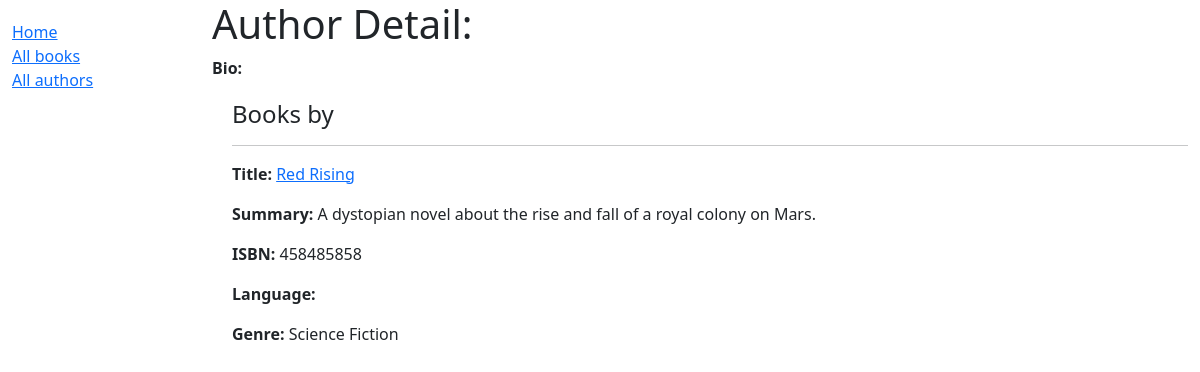
/catalog/author/4/, run on the app's committed database.
### catalog/models.py (models this page shows, shortened)
class Book(models.Model):
    title = models.CharField(max_length=200)
    author = models.ForeignKey('Author', on_delete=models.RESTRICT, null=True)
    summary = models.TextField(
        max_length=1000, help_text="Enter a brief description of the book")
    isbn = models.CharField('ISBN', max_length=13,
                            unique=True,
                            help_text='13 Character <a href="https://www.isbn-international.org/content/what-isbn'
                                      '">ISBN number</a>')
    genre = models.ManyToManyField(
        Genre, help_text="Select a genre for this book")
    def get_absolute_url(self):
        return reverse('book-detail', args=[str(self.id)])

class Genre(models.Model):
    name = models.CharField(
        max_length=200,
        unique=True,
        help_text="Enter a book genre (e.g. Science Fiction, French Poetry etc.)"
    )
    def __str__(self):
        return self.name
    class Meta:
        constraints = [
            UniqueConstraint(
                Lower('name'),
                name='genre_name_case_insensitive_unique',
                violation_error_message = "Genre already exists (case insensitive match)"
            ),
        ]

### catalog/views.py (the view)
# urls.py: path('author/<int:pk>/', views.AuthorDetailView.as_view(), name='author-detail'),
class AuthorDetailView(generic.DetailView):
    model = Author
    template_name = 'author_detail.html'

### catalog/templates/author_detail.html
{% extends "base_generic.html" %}
{% block content %}
  <h1>Author Detail: {{ author.name }}</h1>
  <p><strong>Bio:</strong> {{ author.bio }}</p>
  <div style="margin-left:20px;margin-top:20px">
    <h4>Books by {{ author.name }}</h4>
    {% for book in author.book_set.all %}
      <hr />
      <p><strong>Title:</strong> <a href="{{ book.get_absolute_url }}">{{ book.title }}</a></p>
      <p><strong>Summary:</strong> {{ book.summary }}</p>
      <p><strong>ISBN:</strong> {{ book.isbn }}</p>
      <p><strong>Language:</strong> {{ book.language }}</p>
      <p><strong>Genre:</strong> {{ book.genre.all|join:", " }}</p>
    {% endfor %}
  </div>
{% endblock %}

### data on the page
Book: title "Red Rising", summary "A dystopian novel about the rise and fall of a royal colony on Mars.", isbn "458485858", genre.all "Science Fiction"
